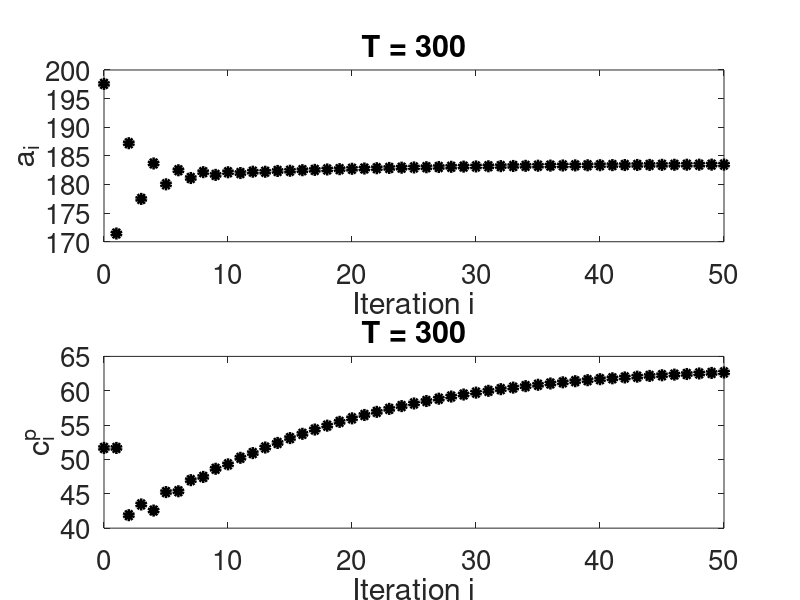
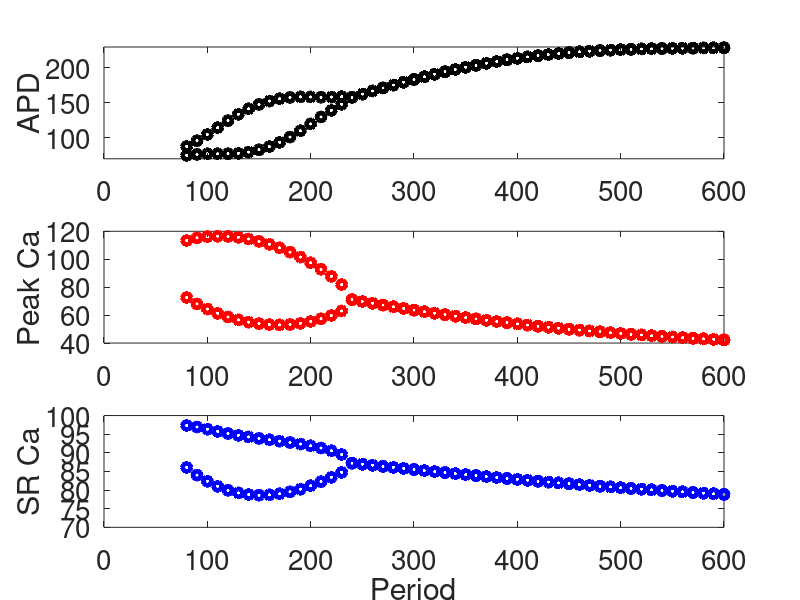
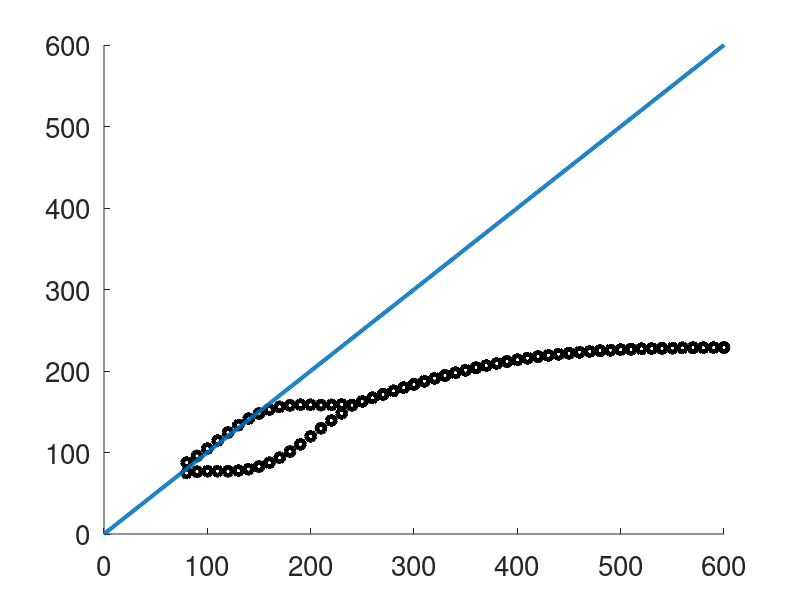
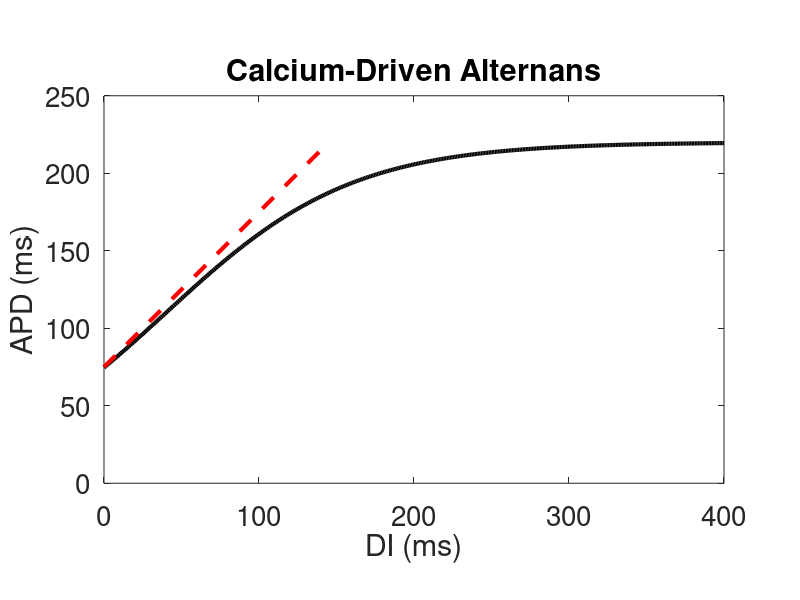

MATLAB code to generate these figures, in order: (Note: this script raises an error after producing the figures.)
set(0,'defaultlinelinewidth',3)
set(0,'defaultaxesfontsize',20)
%set(0,'defaultfontsize',20) %will this affect legends? Previous line
%doesn't. 
% UCLA calcium map
% from PRE 75, 011927 (2007)
% variables:
% a: APD
% d: DI
% cp: peak Ca
% r: Ca released; difference between peak Ca and prev ca (end of prev)
% c: ca just before next stimulus
% l: SR calcium load just before next stimulus
% T: period of stimulation

%clear variables


fixedptfolder = 'fixedptfolder/'; % folder where fixed point values will be saved
Jacfolder = 'Jacfolder/'; % folder where jacobians will be saved
Eigfolder = 'Eigfolder/'; % folder where eigenvalues will be saved


% number of iterations
niters = 1000;

% initial values

% % set parameter values
% % Seth's values; vary nu 0.1, 0.28, 0.4, 0.7
gamma = 0.001;% can be 0 or negative
A0 = 220; D0 = 40; tau0 = 30; A1 = 0; D1 = 60; tau1 = 500; % steeper
%%A0 = 220; D0 = 40; tau0 = 60; A1 = 0; D1 = 60; tau1 = 500; % shallower
sigma = 0.5; tauq = 80; 
alpha = 0.036; lc = 93.5; beta = 5;
%rho = 0.15; tauu = 200;
rho=0.5; tauu=200;
nu = 0.1;%orig
%nu = 0.25;
c0h = 50; theta = 20;
kappa = 0.1; % or 0.5, or lower changes alternans in r from period-doubling bif.
eta = 0.1;%original % between -1 and 1
c0c = 28; eps = 2; tauc = 300;

parameterflag = 4; 

if parameterflag == 0
    parametersetname = ('Shallower (Restitution Curve)');
    tau0 = 60;    
elseif parameterflag == 1 %steep parameters
    parametersetname = 'Voltage-Driven Alternans';%'Steep Restitution Curve';% voltage driven alternans
    
elseif parameterflag == 2 %quasiperiodicity 
    parametersetname = 'Quasiperiodicity (Restitution Curve)';
    eta = -0.5;
elseif parameterflag == 3 %And, of course, the biphasic restitution curve wreaks much havoc.
    parametersetname = 'Biphasic (Restitution Curve)';
    tau0 = 60;
    A1 = 60;
elseif parameterflag == 4
    parametersetname = 'Calcium-Driven Alternans';%'('Shallow Restitution, Ca-induced');
    tau0 = 60;
    nu = 0.4;
elseif parameterflag == 5 
    parametersetname = ('Shallow, Ca-induced, Neg Coup');
    tau0 = 60;    
    nu = 0.4;
    gamma = -0.001;
elseif parameterflag == 6 %steep restitution + Ca-induced
    parametersetname = 'Steep + Ca';
    nu = 0.4;
elseif parameterflag == 7
    parametersetname = ('Shallow Restitution, Ca-induced 2');
    tau0 = 60;
    gamma = 0.005;
elseif parameterflag == 8
    parametersetname = ('Shallow Restitution, Ca-induced 3');
    tau0 = 60;
    nu = 0.7;
elseif parameterflag == 9
    parametersetname = ('\nu = 0.35');
    nu=0.35;
elseif parameterflag == 10
    parametersetname = ('\tau_0 = 20');
    tau0=20;

else
    disp('flag not recognized')
end



% period of stimulation
%T = 220;
%Tarray=[500:-50:300 290:-10:200];
Tarray=[600:-10:80];
%Tarray = 200;

nT = length(Tarray);
cumcpsave=zeros(nT,niters+1);
cumasave=zeros(nT,niters+1);
cumbsave=zeros(nT,niters+1);
cumrsave=zeros(nT,niters+1);
cumlsave=zeros(nT,niters+1);
cumdsave=zeros(nT,niters+1);%new

% define functions
f = @(d) A0 * (1 - 1./(1+exp((d-D0)/tau0))) + A1 * exp(-((d-D1).^2)./tau1);
%q = @(d) 1-sigma*exp(-d/tauq);
%g = @(l) l*(1 - (1-alpha)/(1+exp((l-lc)/beta)));
%h = @(cp) nu * cp * (1-1/(1+exp((cp-c0h)/theta)));
%u_func = @(T) (1-rho*exp(-T/tauu));
%c_func = @(T) c0c*(1+eps*exp(-T/tauc));

for k=1:nT
    T=Tarray(k);
    % initial values: trying some 
%     a_old = 250; % APD
%     b_old = 120; % total Ca in cell
%     r_old = 5;  % SR Ca release
%     l_old = 80;  % SR Ca load in
    % initial values: from a no-alt case before alt
    a_old = 197.57; % APD
    b_old = 117.09; % total Ca in cell
    r_old = 2.3762;  % SR Ca release
    l_old = 67.791;  % SR Ca load in

    c_old = b_old - l_old;
    cp_old = c_old + r_old;
    asave=zeros(niters+1,1);
    cpsave=asave;
    bsave=cpsave; rsave=cpsave; lsave=cpsave; dsave = cpsave;
    cpsave(1,1)=cp_old;
    asave(1,1)=a_old;
    bsave(1,1)=b_old;
    rsave(1,1)=r_old;
    lsave(1,1)=l_old;
    %dsave(1,1)=d_old; %new
    
    for j=1:niters
         d_old = T - a_old; %new
         dsave(1,1)=d_old; %new
    
%        c_old = b_old - l_old;
%        cp_new = (b_old - l_old) + r_old;
%        u_new = (1-rho*exp(-T/tauu)) * (nu * ((b_old - l_old) + r_old) * (1-1/(1+exp((((b_old - l_old) + r_old)-c0h)/theta))));
        r_new = (1-sigma*exp(-(T - a_old)/tauq)) * (l_old*(1 - (1-alpha)/(1+exp((l_old-lc)/beta))));
        %    a_new = f(d_old) + p(cp_new) * a_new % will need to rearrange
        a_new = (A0 * (1 - 1./(1+exp(((T - a_old)-D0)/tau0))) + A1 * exp(-(((T - a_old)-D1).^2)./tau1)) / (1 - gamma*((b_old - l_old) + r_new));
        b_new = b_old - kappa*((b_old - l_old) - (c0c*(1+eps*exp(-T/tauc)))) + eta*(((A0 * (1 - 1./(1+exp(((T - a_old)-D0)/tau0))) + A1 * exp(-(((T - a_old)-D1).^2)./tau1)) / (1 - gamma*((b_old - l_old) + r_new))) - a_old);
        l_new = l_old - ((1-sigma*exp(-(T - a_old)/tauq)) * (l_old*(1 - (1-alpha)/(1+exp((l_old-lc)/beta))))) + ((1-rho*exp(-T/tauu)) * (nu * ((b_old - l_old) + r_new) * (1-1/(1+exp((((b_old - l_old) + r_new)-c0h)/theta)))));
        
        % save updated values
        cpsave(j+1,1) = (b_old - l_old) + r_old;
        asave(j+1,1) = a_new;
        bsave(j+1,1) = b_new;
        rsave(j+1,1) = r_new;
        lsave(j+1,1) = l_new;
        dsave(j+1,1) = d_old;%new
        
        % overwrite "old"
        %    cp_old = cp_new;
        a_old = a_new;
        b_old = b_new;
        r_old = r_new;
        l_old = l_new;
    end
    cumcpsave(k,:)=cpsave;
    cumasave(k,:)=asave;
    cumbsave(k,:)=bsave;
    cumlsave(k,:)=lsave;
    cumrsave(k,:)=rsave;
    cumdsave(k,:)=dsave;%new
end
    

iters=0:niters;
set(0,'defaultaxesfontsize',20)


p1 = figure(1);
ib=niters-8;ie=niters+1;
subplot(3,1,1)
plot(Tarray,cumasave(:,ib:ie),'ko')
ylabel('APD')
ylim([floor(min(min(cumasave(:,ib:ie))/10))*10 ceil(max(max(cumasave(:,ib:ie)))/10)*10])
subplot(3,1,2)
plot(Tarray,cumcpsave(:,ib:ie),'ro')
ylabel('Peak Ca')
ylim([floor(min(min(cumcpsave(:,ib:ie))/10))*10 ceil(max(max(cumcpsave(:,ib:ie)))/10)*10])
subplot(3,1,3)
plot(Tarray,cumlsave(:,ib:ie),'bo')
xlabel('Period'),ylabel('SR Ca')
ylim([floor(min(min(cumlsave(:,ib:ie))/10))*10 ceil(max(max(cumlsave(:,ib:ie)))/10)*10])
%saveas(gcf,'fig1cumsave.png')


% Plot of 2:1 regime
mm = 0:600;
nn = 0:600;
figure()
hold on
plot(Tarray,cumasave(:,ib:ie),'ko')
plot(mm,nn)
%ylim([floor(min(min(cumasave(:,ib:ie))/10))*10 ceil(max(max(cumasave(:,ib:ie)))/10)*10])
%xlim([floor(min(min(cumasave(:,ib:ie))/10))*10 ceil(max(max(cumasave(:,ib:ie)))/10)*10])


iiter = 31;
p2 = figure();
subplot(2,1,1)
plot(iters,cumasave(iiter,:),'ko','markerfacecolor','k')
%legend('APD','Total Ca'),legend boxoff
xlabel('Iteration i'),ylabel('a_i')
titlestring = ['T = ' num2str(Tarray(iiter))]
title(titlestring)
xlim([0 50])

subplot(2,1,2)
plot(iters,cumcpsave(iiter,:),'ko','markerfacecolor','k')
%legend('Peak Ca','SR Ca','Ca rel'),legend boxoff
xlabel('Iteration i'),ylabel('c^p_{i}')
title(titlestring)
xlim([0 50])
saveas(gcf,'fig2cumsave.png')
% 
% p3 = figure();
% subplot(2,1,1)
% plot(iters,cumasave(iiter,:),'k.')
% ylabel('APD')
% xlabel('Iteration')%,ylabel('APD')
% titlestring = ['T = ' num2str(Tarray(iiter))]
% title(titlestring)
% 
% subplot(2,1,2)
% plot(iters,cumcpsave(iiter,:),'k.')
% ylabel('Peak Ca')
% xlabel('Iteration')%,ylabel('APD')
% 

%%
%p4 = figure();
% subplot(2,1,1)
% plot(iters(1:end-1),abs(cumasave(iiter,2:end)-cumasave(iiter,1:end-1)),'k.')
% ylabel('\DeltaAPD')
% xlabel('Iteration')%,ylabel('APD')
% titlestring = ['T = ' num2str(T)]
% title(titlestring)
% 
% subplot(2,1,2)
% plot(iters(1:end-1),abs(cumcpsave(iiter,2:end)-cumcpsave(iiter,1:end-1)),'k.')
% ylabel('\Deltac^p')
% xlabel('Iteration')%,ylabel('APD')
%%



set(0,'defaultaxesfontsize',20)
figure()
DIarray = [0:400];
plot(DIarray,f(DIarray),'k-',[0 140],[75 215],'r--')
ylabel('APD (ms)')
xlabel('DI (ms)')
daspect([1 1 1])
ylim([0 250])
title(parametersetname)
%saveas(gcf,'figdisave.png')
%%

% y = [r; a; b; l];


%T = 250;
Tarray= [600:-10:80];

Tlength     = length(Tarray);
fixedptsave = zeros(4,Tlength);

RK1save     = zeros(1,Tlength);
RK2save     = zeros(1,Tlength);
RK3save     = zeros(1,Tlength);
RK4save     = zeros(1,Tlength);
RK5save     = zeros(1,Tlength);
RK6save     = zeros(1,Tlength);
RK7save     = zeros(1,Tlength);
RK8save     = zeros(1,Tlength);
RK9save     = zeros(1,Tlength);
RK10save    = zeros(1,Tlength);
RK11save    = zeros(1,Tlength);
RK12save    = zeros(1,Tlength);
RK13save    = zeros(1,Tlength);
RK14save    = zeros(1,Tlength);
RK15save    = zeros(1,Tlength);

MSV1save    = zeros(1,Tlength);
MSV2save    = zeros(1,Tlength);
MSV3save    = zeros(1,Tlength);
MSV4save    = zeros(1,Tlength);
MSV5save    = zeros(1,Tlength);
MSV6save    = zeros(1,Tlength);
MSV7save    = zeros(1,Tlength);
MSV8save    = zeros(1,Tlength);
MSV9save    = zeros(1,Tlength);
MSV10save   = zeros(1,Tlength);
MSV11save   = zeros(1,Tlength);
MSV12save   = zeros(1,Tlength);
MSV13save   = zeros(1,Tlength);
MSV14save   = zeros(1,Tlength);
MSV15save   = zeros(1,Tlength);

fperrornorm = zeros(1,Tlength); % store fixed-point error norms

fperrormax  = 10^-4; % maxiumum acceptable size for fixed-point error norm
epsln       = 10^-5; % Jacobian step size

% jacfwdsave  = cell(4,Tlength);
% jacbacksave = cell(4,Tlength);
% jacsave     = cell(4,Tlength);  
jacfwdsave  = cell(1,Tlength);
jacbacksave = cell(1,Tlength);
jacsave     = cell(1,Tlength); 

Esave       = zeros(4,Tlength); 
ReEsave     = zeros(4,Tlength);
ImEsave     = zeros(4,Tlength);
EModsave    = zeros(4,Tlength);

Vsave      = cell(Tlength);
alleigsave = cell(Tlength);
alleigsabs = cell(Tlength);
Wsave      = cell(Tlength);

mjjsave    = zeros(4,Tlength);
%nT = length(Tarray);
%Csave = cell(nT);

%R1save(counter1,counter2) = R1;
for counter1 = 1:length(Tarray)
    T = Tarray(counter1)
% Vary additional parameters
% eta = 0:0.1:1;
% nu  = 0:0.1:1;
% 
% etalength = length(eta);
% nulength = length(nu);
% Csave = cell(etalength,nulength);
% R1save = zeros(etalength,nulength);
% R2save = zeros(etalength,nulength);
% R3save = zeros(etalength,nulength);
% R4save = zeros(etalength,nulength);
% R5save = zeros(etalength,nulength);
% fperrornorm = zeros(etalength,nulength); % store fixed-point error norms



% standard iterating function
% ff = @(y) [(1-sigma*exp(-(T - y(2))/tauq)) * (y(4)*(1 - (1-alpha)/(1+exp((y(4)-lc)/beta))));
%           (A0 * (1 - 1./(1+exp(((T - y(2))-D0)/tau0))) + A1 * exp(-(((T - y(2))-D1).^2)./tau1)) / (1 - gamma*((y(3) - y(4)) + y(1)));
%           y(3) - kappa*((y(3) - y(4)) - (c0c*(1+eps*exp(-T/tauc)))) + eta*(((A0 * (1 - 1./(1+exp(((T - y(2))-D0)/tau0))) + A1 * exp(-(((T - y(2))-D1).^2)./tau1)) / (1 - gamma*((y(3) - y(4)) + y(1)))) - y(2));
%           y(4) - ((1-sigma*exp(-(T - y(2))/tauq)) * (y(4)*(1 - (1-alpha)/(1+exp((y(4)-lc)/beta))))) + ((1-rho*exp(-T/tauu)) * (nu * ((y(3) - y(4)) + y(1)) * (1-1/(1+exp((((y(3) - y(4)) + y(1))-c0h)/theta)))))];

% updated version
ff = @(y) [
(1-sigma*exp(-(T - y(2))/tauq)) ...
    * (y(4)*(1 - (1-alpha)/(1+exp((y(4)-lc)/beta))));
(A0 * (1 - 1./(1+exp(((T - y(2))-D0)/tau0))) ...
    + A1 * exp(-(((T - y(2))-D1).^2)./tau1)) / ...
    (1 - gamma*((y(3) - y(4)) + (1-sigma*exp(-(T - y(2))/tauq)) ...
    * (y(4)*(1 - (1-alpha)/(1+exp((y(4)-lc)/beta))))));
y(3) - kappa*((y(3) - y(4)) ...
    - (c0c*(1+eps*exp(-T/tauc)))) ...
    + eta*(((A0 * (1 - 1./(1+exp(((T - y(2))-D0)/tau0))) ...
    + A1 * exp(-(((T - y(2))-D1).^2)./tau1)) / ...
    (1 - gamma*((y(3) - y(4)) + (1-sigma*exp(-(T - y(2))/tauq)) ...
    * (y(4)*(1 - (1-alpha)/(1+exp((y(4)-lc)/beta))))))) - y(2));
y(4) - ((1-sigma*exp(-(T - y(2))/tauq)) ...
    * (y(4)*(1 - (1-alpha)/(1+exp((y(4)-lc)/beta))))) ...
    + ((1-rho*exp(-T/tauu)) * (nu * ((y(3) - y(4)) + (1-sigma*exp(-(T - y(2))/tauq)) ...
    * (y(4)*(1 - (1-alpha)/(1+exp((y(4)-lc)/beta))))) ...
    * (1-1/(1+exp((((y(3) - y(4)) + (1-sigma*exp(-(T - y(2))/tauq)) ...
    * (y(4)*(1 - (1-alpha)/(1+exp((y(4)-lc)/beta)))))-c0h)/theta)))))];
            
% f=y -> f - y for finding fixed points
% gg = @(y) [((1-sigma*exp(-(T - y(2))/tauq)) * (y(4)*(1 - (1-alpha)/(1+exp((y(4)-lc)/beta)))))-y(1);
%           ((A0 * (1 - 1./(1+exp(((T - y(2))-D0)/tau0))) + A1 * exp(-(((T - y(2))-D1).^2)./tau1)) / (1 - gamma*((y(3) - y(4)) + y(1)))) - y(2);
%           (y(3) - kappa*((y(3) - y(4)) - (c0c*(1+eps*exp(-T/tauc)))) + eta*(((A0 * (1 - 1./(1+exp(((T - y(2))-D0)/tau0))) + A1 * exp(-(((T - y(2))-D1).^2)./tau1)) / (1 - gamma*((y(3) - y(4)) + y(1)))) - y(2))) - y(3);
%           (y(4) - ((1-sigma*exp(-(T - y(2))/tauq)) * (y(4)*(1 - (1-alpha)/(1+exp((y(4)-lc)/beta))))) + ((1-rho*exp(-T/tauu)) * (nu * ((y(3) - y(4)) + y(1)) * (1-1/(1+exp((((y(3) - y(4)) + y(1))-c0h)/theta)))))) - y(4); ]

% updated version
gg = @(y) [
(1-sigma*exp(-(T - y(2))/tauq)) ...
    * (y(4)*(1 - (1-alpha)/(1+exp((y(4)-lc)/beta))));
(A0 * (1 - 1./(1+exp(((T - y(2))-D0)/tau0))) ...
    + A1 * exp(-(((T - y(2))-D1).^2)./tau1)) / ...
    (1 - gamma*((y(3) - y(4)) + (1-sigma*exp(-(T - y(2))/tauq)) ...
    * (y(4)*(1 - (1-alpha)/(1+exp((y(4)-lc)/beta))))));
y(3) - kappa*((y(3) - y(4)) ...
    - (c0c*(1+eps*exp(-T/tauc)))) ...
    + eta*(((A0 * (1 - 1./(1+exp(((T - y(2))-D0)/tau0))) ...
    + A1 * exp(-(((T - y(2))-D1).^2)./tau1)) / ...
    (1 - gamma*((y(3) - y(4)) + (1-sigma*exp(-(T - y(2))/tauq)) ...
    * (y(4)*(1 - (1-alpha)/(1+exp((y(4)-lc)/beta))))))) - y(2));
y(4) - ((1-sigma*exp(-(T - y(2))/tauq)) ...
    * (y(4)*(1 - (1-alpha)/(1+exp((y(4)-lc)/beta))))) ...
    + ((1-rho*exp(-T/tauu)) * (nu * ((y(3) - y(4)) + (1-sigma*exp(-(T - y(2))/tauq)) ...
    * (y(4)*(1 - (1-alpha)/(1+exp((y(4)-lc)/beta))))) ...
    * (1-1/(1+exp((((y(3) - y(4)) + (1-sigma*exp(-(T - y(2))/tauq)) ...
    * (y(4)*(1 - (1-alpha)/(1+exp((y(4)-lc)/beta)))))-c0h)/theta)))))];
      
fsolve(gg,[50;50;50;50])

hh=@(y) ff(y)-y
%hh=@(y) ff(ff(y))-y   % this one will solve alternans states
if(counter1==1)
%    initialguess = [50;50;50;50];
    initialguess = [4;100;150;100];
else
    initialguess = fixedptsave(:,counter1-1);
end
options = optimoptions('fsolve','Display','iter');
%[rr,qq1]=fsolve(hh,initialguess,options)
qq1=fsolve(hh,initialguess);
qq2=qq1;

%[x,fval] = fsolve(@myfun,x0,)

%qq2=ff(qq1) % this would find the other alternans value by iterating once
% ff(qq2)
%qq1-ff(qq1) % check the difference, this should be ~0 (for period-1)


% B Matrix
B1  = [1;1;1;1];
B2  = [1;0;0;0];
B3  = [0;1;0;0];
B4  = [0;0;1;0];
B5  = [0;0;0;1];
B6  = [1;1;0;0];
B7  = [0;0;1;1];
B8  = [0;1;1;0];
B9  = [1;0;1;0];
B10 = [0;1;0;1];
B11 = [1;0;0;1];
B12 = [0;1;1;1];
B13 = [1;0;1;1];
B14 = [1;1;0;1];
B15 = [1;1;1;0];

% fperrornorm(counter1) = norm(ff(y)); %error
%         if fperrornorm(counter1) > fperrormax % stop if error is too large
%             disp(['Fixed point error of ' num2str(fperrornorm(counter1)) ' exceeds threshold of ' num2str(fperrormax) '. Program will exit now.']);
%             return;
%         end
        

fixedpt = [qq2(1); qq2(2); qq2(3); qq2(4)];
fixedptsave(:,counter1) = fixedpt;



 myfilename=[fixedptfolder 'fixedpt' num2str(T) '_pflag' num2str(parameterflag)];
        save([myfilename '.mat'],'fixedpt','T','counter1','parameterflag')%%%



        diffeq_Conly = @(qq2) ff(qq2);
        
        % Forward-difference numerical Jacobian: 
        %jacfwd = diffjac_mod(fixedpt,diffeq_Conly,feval(diffeq_Conly,fixedpt),epsln); % Solve for empirical bcl-to-bcl Jacobian.
        jacfwd = diffjac_mod(fixedptsave(:,counter1),diffeq_Conly,feval(diffeq_Conly,fixedptsave(:,counter1)),epsln); % Solve for empirical bcl-to-bcl Jacobian.
        jacfwdsave{counter1} = jacfwd;
        %jacfwdsave = jacfwd;

        
        % Backward-difference numerical Jacobian: 
        %jacback = diffjac_mod(fixedpt,diffeq_Conly,feval(diffeq_Conly,fixedpt),-epsln); % Solve for empirical bcl-to-bcl Jacobian.
        jacback = diffjac_mod(fixedptsave(:,counter1),diffeq_Conly,feval(diffeq_Conly,fixedptsave(:,counter1)),-epsln); % Solve for empirical bcl-to-bcl Jacobian.
        jacbacksave{counter1} = jacback;
        %jacbacksave = jacback;
        
        % Central-difference Jacobian
        jac               = (jacfwd+jacback)/2;
        %jacsave{counter1} = jac;
        jacsave = jac; 

        myfilename=[Jacfolder 'jac' num2str(T) '_pflag' num2str(parameterflag)];
        save([myfilename '.mat'],'jac','T','counter1','parameterflag')%%%


        
        
        %Eigenvalues
        E                    = sort(eig(jacsave));
        Esave(:,counter1)    = E ;
        Ereal                = real(E);
        ReEsave(:,counter1)  = Ereal ;
        ImE                  = imag(E);
        ImEsave(:,counter1)  = ImE ;
        EMod                 = abs(E);
        EModsave(:,counter1) = EMod;
        
        %Eigenvectors
%        [V, D]              = eig(jac);
        %Calculate the right eigenvectors, V, the eigenvalues, D, and the left eigenvectors, W.
        [V, D, W]            = eig(jac,'nobalance');
        alleigsave{counter1} = diag(D);
        alleigsabs{counter1} = abs(alleigsave{counter1});
        Wsave{counter1}      = W;
        Vsave{counter1}      = V;

        myfilename = [Eigfolder 'alleigsave' num2str(T) '_pflag' num2str(parameterflag)];
        save([myfilename '.mat'],'alleigsave','Wsave','Vsave','alleigsabs','T','counter1','parameterflag')%%%


         % Controllability Matrices
        K1  = [B1 jac*B1 jac^2*B1 jac^3*B1];
        K2  = [B2 jac*B2 jac^2*B2 jac^3*B2];%r
        K3  = [B3 jac*B3 jac^2*B3 jac^3*B3];%a
        K4  = [B4 jac*B4 jac^2*B4 jac^3*B4];%b
        K5  = [B5 jac*B5 jac^2*B5 jac^3*B5];%l
        K6  = [B6 jac*B6 jac^2*B6 jac^3*B6];
        K7  = [B7 jac*B7 jac^2*B7 jac^3*B7];
        K8  = [B8 jac*B8 jac^2*B8 jac^3*B8];
        K9  = [B9 jac*B9 jac^2*B9 jac^3*B9];
        K10 = [B10 jac*B10 jac^2*B10 jac^3*B10];
        K11 = [B11 jac*B11 jac^2*B11 jac^3*B11];
        K12 = [B12 jac*B12 jac^2*B12 jac^3*B12];
        K13 = [B13 jac*B13 jac^2*B13 jac^3*B13];
        K14 = [B14 jac*B14 jac^2*B14 jac^3*B14];
        K15 = [B15 jac*B15 jac^2*B15 jac^3*B15];

        % Minimum of the Singular Values of K
        MSV1                = min(svd(K1'*K1));
        MSV1save(counter1)  = MSV1;
        MSV2                = min(svd(K2'*K2));
        MSV2save(counter1)  = MSV2;
        MSV3                = min(svd(K3'*K3));
        MSV3save(counter1)  = MSV3;
        MSV4                = min(svd(K4'*K4));
        MSV4save(counter1)  = MSV4;
        MSV5                = min(svd(K5'*K5));  
        MSV5save(counter1)  = MSV5;
        MSV6                = min(svd(K6'*K6));
        MSV6save(counter1)  = MSV6;
        MSV7                = min(svd(K7'*K7));
        MSV7save(counter1)  = MSV7;
        MSV8                = min(svd(K8'*K8));
        MSV8save(counter1)  = MSV8;
        MSV9                = min(svd(K9'*K9));
        MSV9save(counter1)  = MSV9;
        MSV10               = min(svd(K10'*K10));
        MSV10save(counter1) = MSV10;
        MSV11               = min(svd(K11'*K11));
        MSV11save(counter1) = MSV11;
        MSV12               = min(svd(K12'*K12));
        MSV12save(counter1) = MSV12;
        MSV13               = min(svd(K13'*K13));
        MSV13save(counter1) = MSV13;
        MSV14               = min(svd(K14'*K14));
        MSV14save(counter1) = MSV14;
        MSV15               = min(svd(K14'*K15));
        MSV15save(counter1)  = MSV15;
        
        % Ranks
        RK1               = rank(K1);
        RK1save(counter1) = RK1;
        RK2               = rank(K2);%r
        RK2save(counter1) = RK2;
        RK3               = rank(K3);%a
        RK3save(counter1) = RK3;
        RK4               = rank(K4);%b
        RK4save(counter1) = RK4;
        RK5               = rank(K5);%l
        RK5save(counter1) = RK5;
        RK6               = rank(K6);
        RK6save(counter1) = RK6;
        RK7               = rank(K7);
        RK7save(counter1) = RK7;
        RK8               = rank(K8);
        RK8save(counter1) = RK8;
        RK9               = rank(K9);
        RK9save(counter1) = RK9;
        RK10              = rank(K10);
        RK10save(counter1)= RK10;
        RK11              = rank(K11);
        RK11save(counter1)= RK11;
        RK12              = rank(K12);
        RK12save(counter1)= RK12;
        RK13              = rank(K13);
        RK13save(counter1)= RK13;
        RK14              = rank(K14);
        RK14save(counter1)= RK14;
        RK15              = rank(K15);
        RK15save(counter1)= RK15;
        
        save('jacsave.mat','jacsave');
        %load('jacsave')
        example = matfile('jacsave.mat');
         A = [     0   -0.0003       0  0.3966;
              0.2387   -0.0001  0.2387 -0.2387;
              0.0239   -0.1000  0.9239  0.0761;
              0.2479    0.0003  0.2479  0.3555]; 
        %A = example.jacsave;
        %
      %  numstep = 51;
        numstep = 53;
        x       = [1;1;1;1];
        for k = 1:numstep-1
          %  x(:,k+1) = jacsave*x(:,k); %correct one
            x(:,k+1) = A*x(:,k);
            %xsave = x
        end
        
end

%%
set(0,'defaultaxesfontsize',20);
set(0,'defaultlinelinewidth',2);

% figure()
% hold on
% for counter1 = 1:length(Tarray)
%     T = Tarray(counter1);
% plot(T,fixedptsave{counter1},'.','markerfacecolor','k')
% xlabel('Tarray'),ylabel('Fixed Points')
% legend('r','a','b','l','Location', 'Best')
% end

% figure()
% hold on
% plot(Tarray,fixedptsave(1,:),'b-o' )
% plot(Tarray,fixedptsave(2,:),'r-x')
% plot(Tarray,fixedptsave(3,:),'g-^')
% plot(Tarray,fixedptsave(4,:),'k-.')
% xlabel('Period','FontSize',14),ylabel('Fixed Points','FontSize',14)
% legend('r','a','b','l','Location', 'Best')
% grid on
% 
% figure()
% hold on
% plot(Tarray,Esave(1,:),'b-o' )
% plot(Tarray,Esave(2,:),'r-x')
% plot(Tarray,Esave(3,:),'g-^')
% plot(Tarray,Esave(4,:),'k-.')
% ylim([-1 1])
% xlabel('Period','FontSize',14),ylabel('Eigenvalues','FontSize',14)
% legend('Eig1','Eig2','Eig3','Eig4','Location', 'Best')
% grid on


% figure()
% plot(Tarray,Esave{counter1}(1,:), 'k.','markerfacecolor','k')
% xlabel('Tarray','FontSize',14),ylabel('Eigenvalues','FontSize',14)
% %legend({'MSV4','MSV5'},'Location', 'Best','FontSize',4)

% figure()
% %plot(Tarray,R1save,'k','markerfacecolor','k')
% plot(Tarray,MSV1save,Tarray,MSV2save,Tarray,MSV3save,Tarray,MSV4save,Tarray,...
%     MSV5save,Tarray,MSV6save,Tarray,MSV7save,Tarray,MSV8save,Tarray,MSV9save,...
%     Tarray,MSV10save,Tarray,MSV11save,Tarray,MSV12save,Tarray,MSV13save,...
%     Tarray,MSV14save,Tarray,MSV15save, 'k.','markerfacecolor','k')
% xlabel('Tarray','FontSize',14),ylabel('Minimum Singular Values','FontSize',14)
% legend({'MSV1','MSV2','MSV3','MSV4','MSV5','MSV6','MSV7','MSV8','MSV9','MSV10',...
%     'MSV11','MSV12','MSV13','MSV14','MSV15'},'Location', 'Best','FontSize',4)

% figure()
% hold on
% %plot(Tarray,R1save,'k','markerfacecolor','k')
% % plot(Tarray,MSV2save,Tarray,MSV3save,Tarray,MSV4save,Tarray,...
% %     MSV5save, 'k.','markerfacecolor','k')
% plot(Tarray,MSV2save,'b-o' )
% plot(Tarray,MSV3save,'r-x')
% plot(Tarray,MSV4save,'g-^')
% plot(Tarray,MSV5save,'k-.')
% set(gca, 'yscale', 'log')
% xlabel('Period','FontSize',14),ylabel('Minimum Singular Values','FontSize',14)
% legend({'MSV2','MSV3','MSV4','MSV5'},'Location', 'Best','FontSize',4)
% grid on
% 
% figure()
% subplot(3,1,1)
% hold on
% plot(Tarray,fixedptsave(1,:),'b-o' )
% plot(Tarray,fixedptsave(2,:),'r-x')
% plot(Tarray,fixedptsave(3,:),'g-^')
% plot(Tarray,fixedptsave(4,:),'k-.')
% %xlabel('Tarray','FontSize',14)
% ylabel('Fixed Points','FontSize',10)
% legend('r','a','b','l','Location', 'Best')
% grid on
% hold off
% 
% subplot(3,1,2)
% hold on
% plot(Tarray,Esave(1,:),'b-o' )
% plot(Tarray,Esave(2,:),'r-x')
% plot(Tarray,Esave(3,:),'g-^')
% plot(Tarray,Esave(4,:),'k-.')
% ylim([-1 1])
% %xlabel('Tarray','FontSize',14),
% ylabel('Eigenvalues','FontSize',10)
% legend('Eig1','Eig2','Eig3','Eig4','Location', 'Best')
% grid on
% hold off

% subplot(3,1,3)
% hold on
% plot(Tarray,MSV2save,'b-o' )
% plot(Tarray,MSV3save,'r-x')
% plot(Tarray,MSV4save,'g-^')
% plot(Tarray,MSV5save,'k-.')
% set(gca, 'yscale', 'log')
% xlabel('Period','FontSize',14)
% ylabel('Minimum Singular Values','FontSize',10)
% legend({'MSV2','MSV3','MSV4','MSV5'},'Location', 'Best')
% grid on
%hold off

%figure()
figure1 = figure('Position', [100, 10, 1024, 1200]);
ax1 = subplot(3,1,1);
hold on
plot(Tarray,fixedptsave(2,:),'ko','markerfacecolor','k')
plot(Tarray,fixedptsave(4,:),'rd','markerfacecolor','r')
plot(Tarray,fixedptsave(1,:),'bx' )
plot(Tarray,fixedptsave(3,:),'g^','markerfacecolor','g')
%xlabel('Tarray','FontSize',14)
ylabel('Fixed Points')
%%%legend('r','a','b','l','Location', 'Best')
%set(gca,'xtickMode', 'auto')
%set(gca,'XTick',[]);
%grid on
set(gca,'XTicklabel',[]);
%title(parametersetname)
hold off

% ax2=subplot(4,1,2);
% hold on
% plot(Tarray,ReEsave(1,:),'bo' )
% plot(Tarray,ReEsave(2,:),'bo')
% plot(Tarray,ReEsave(3,:),'bo')
% plot(Tarray,ReEsave(4,:),'bo')
% %ylim([-1 1])
% %xlabel('Tarray','FontSize',14),
% ylabel('Re(\lambda_{i})')
% %legend('Re1','Re2','Re3','Re4','Location', 'Best')
% grid on
% set(gca,'XTicklabel',[]);
% hold off

% subplot(3,1,2)
% hold on
% plot(Tarray,ImEsave(1,:),'b-o' )
% plot(Tarray,ImEsave(2,:),'r-x')
% plot(Tarray,ImEsave(3,:),'g-^')
% plot(Tarray,ImEsave(4,:),'k-.')
% set(gca, 'yscale', 'log')
% xlabel('Period','FontSize',14)
% ylabel('Im(Eigenvalue)','FontSize',10)
% legend({'Im1','Im2','Im3','Im4'},'Location', 'Best')
% grid on
% hold off

% ax3=subplot(4,1,3);
% hold on
% plot(Tarray,EModsave(1,:),'bo' )
% plot(Tarray,EModsave(2,:),'bo')
% plot(Tarray,EModsave(3,:),'bo')
% plot(Tarray,EModsave(4,:),'bo')
% %set(gca, 'yscale', 'log')
% %xlabel('Period','FontSize',14)
% ylabel('|\lambda_{i}|')
% %legend({'Mod1','Mod2','Mod3','Mod4'},'Location', 'Best')
% grid on
% set(gca,'XTicklabel',[]);
% %set(ax3,'xgrid','on');
% % ax3.XGrid = 'on';
% % ax3.YGrid = 'on';
% hold off


ax3 = subplot(3,1,2);
hold on
posreal1=find(ReEsave(1,:)>=0);
posreal2=find(ReEsave(2,:)>=0);
posreal3=find(ReEsave(3,:)>=0);
posreal4=find(ReEsave(4,:)>=0);
negreal1=find(ReEsave(1,:)<0);
negreal2=find(ReEsave(2,:)<0);
negreal3=find(ReEsave(3,:)<0);
negreal4=find(ReEsave(4,:)<0);
if (size(posreal1,2)>1),plot(Tarray(posreal1),EModsave(1,posreal1),'ko','markerfacecolor','k'),end
if (size(posreal2,2)>1),plot(Tarray(posreal2),EModsave(2,posreal2),'ko','markerfacecolor','k'),end
if (size(posreal3,2)>1),plot(Tarray(posreal3),EModsave(3,posreal3),'ko','markerfacecolor','k'),end
if (size(posreal4,2)>1),plot(Tarray(posreal4),EModsave(4,posreal4),'ko','markerfacecolor','k'),end
if (size(negreal1,2)>1),plot(Tarray(negreal1),EModsave(1,negreal1),'mo','markerfacecolor','r'),end
if (size(negreal2,2)>1),plot(Tarray(negreal2),EModsave(2,negreal2),'mo','markerfacecolor','r'),end
if (size(negreal3,2)>1),plot(Tarray(negreal3),EModsave(3,negreal3),'mo','markerfacecolor','r'),end
if (size(negreal4,2)>1),plot(Tarray(negreal4),EModsave(4,negreal4),'mo','markerfacecolor','r'),end
plot([ 0 600],[1 1],'k--')
%set(gca, 'yscale', 'log')
xlabel('Period (ms)')
ylabel('|\lambda_{i}|')
%legend({'Mod1','Mod2','Mod3','Mod4'},'Location', 'Best')
%grid on
%set(gca,'XTicklabel',[]);
%set(ax3,'xgrid','on');
% ax3.XGrid = 'on';
% ax3.YGrid = 'on';
hold off


ax4 = subplot(3,1,3);
hold on
semilogy(Tarray,MSV2save,'b-o' )
semilogy(Tarray,MSV3save,'r-x')
semilogy(Tarray,MSV4save,'g-^')
semilogy(Tarray,MSV5save,'k-.')
% plot(Tarray,MSV2save,'b-o' )
% plot(Tarray,MSV3save,'r-x')
% plot(Tarray,MSV4save,'g-^')
% plot(Tarray,MSV5save,'k-.')
% set(gca, 'yscale', 'log')
xlabel('Period (ms)','FontSize',14)
ylabel('\sigma_{min}')
%legend({'\sigma_{min,r}','\sigma_{min,a}','\sigma_{min,b}','\sigma_{min,l}'},'Location', 'Best')
legend({'r','a','b','l'},'Location', 'Best')
legend boxoff
hold off
linkaxes([ax1,ax3,ax4],'x')
set(gca,'XTickLabel');
%saveas(gcf,'figfxdpt,mod,eig.png')
%set(gcf,'position',[1.0000    1.0000  500  1000.0000])%

set(0,'defaultaxesfontsize',20)
figure(10)
mygreen=[0 0.7 0];
myxlims = [80 540];
set(gcf,'Position', [100, 10, 1024, 1200]);
ib=niters-8;ie=niters+1;
subplot(3,1,1)
plot(Tarray,cumasave(:,ib:ie),'ko','markerfacecolor','k')
ylabel('a_i (ms)')
xlim(myxlims)
ylim([floor(min(min(cumasave(:,ib:ie))/10))*10 ceil(max(max(cumasave(:,ib:ie)))/10)*10])
subplot(3,1,2)
plot(Tarray,cumcpsave(:,ib:ie),'ko','markerfacecolor','k')
ylabel('Ca_i^p (\muM)')
xlim(myxlims)
ylim([floor(min(min(cumcpsave(:,ib:ie))/10))*10 ceil(max(max(cumcpsave(:,ib:ie)))/10)*10])
subplot(3,1,3)
semilogy(Tarray,MSV3save,'ko','markerfacecolor','k')
hold on
semilogy(Tarray,MSV5save,'rd','markerfacecolor','r')
semilogy(Tarray,MSV2save,'bx','markerfacecolor','b')
semilogy(Tarray,MSV4save,'^','color',mygreen,'markerfacecolor',mygreen)
hold off
xlabel('Period (ms)','FontSize',14)
ylabel('\sigma_{min}')
xlim(myxlims)
ylim([1e-10 1e0])
%ylim([1e-9 1e0])
%legend({'\sigma_{min,r}','\sigma_{min,a}','\sigma_{min,b}','\sigma_{min,l}'},'Location', 'Best')
%legend({'a','l','r','b'},'Location', 'southoutside')
legend boxoff
%saveas(gcf,'figminsin.png')

set(0,'defaultaxesfontsize',20)
figure(6)
%plot(Tarray,R1save,'k','markerfacecolor','k')
plot(Tarray,RK1save,Tarray,RK2save,Tarray,RK3save,Tarray,RK4save,Tarray,...
    RK5save,Tarray,RK6save,Tarray,RK7save,Tarray,RK8save,Tarray,RK9save,...
    Tarray,RK10save,Tarray,RK11save,Tarray,RK12save,Tarray,RK13save,...
    Tarray,RK14save,Tarray,RK15save, 'k.','markerfacecolor','k')
xlabel('Period'),ylabel('Ranks')
legend({'RK1','RK2','RK3','RK4','RK5','RK6','RK7','RK8','RK9','RK10',...
    'RK11','RK12','RK13','RK14','RK15'},'Location', 'eastoutside')
grid on
%saveas(gcf,'figranks.png')


set(0,'defaultaxesfontsize',32)
set(0,'defaultlinelinewidth',3)
figure(7)
%MarkerSize = 80;
% ax = gca;
% ax.FontSize = 20;
plot(Tarray,RK2save,'b-o','markerfacecolor','b','MarkerSize',8)
hold on
plot(Tarray,RK3save,'r-o','markerfacecolor','r','MarkerSize',8)
plot(Tarray,RK4save,'g-x','markerfacecolor','g','MarkerSize',8)
plot(Tarray,RK5save,'k-.','markerfacecolor','k','MarkerSize',8)
xlabel('Period'),ylabel('Ranks')
legend({'r','a','b','l'},'Location', 'eastoutside')
%title(['Ranks for ' parametersetname, ], 'FontSize', 15);
title(['Ranks for ' parametersetname, ]);
grid on
hold off

set(0,'defaultaxesfontsize',20)
figure(8)
plot(Tarray,RK3save, 'r.','markerfacecolor','r')
xlabel('Period'),ylabel('Ranks')
legend({'RK3'},'Location', 'eastoutside')
grid on

set(0,'defaultaxesfontsize',20)
figure(9)
plot(Tarray,RK3save, 'k.','markerfacecolor','k')
xlabel('Period'),ylabel('Ranks')
legend({'RK3'},'Location', 'eastoutside')
grid on

%figure()
%hold on
%plot(Tarray, Vsave(:,1:end))
%cellfun(@plot,Vsave);
%plot(Tarray, Vsave(2,:))
%plot(Tarray, Vsave(3,:))
%plot(Tarray, Vsave(4,:))

%plot(Tarray,Vsave(1,:),'b-o' )
%plot(Tarray,Vsave(2,:),'r-x')
%plot(Tarray,Vsave(3,:),'g-^')
%plot(Tarray,Vsave(4,:),'k-.')
%ylim([-1 1])
%%legend('Eig1','Eig2','Eig3','Eig4','Location', 'Best')
grid on

% figure()
% plot(Tarray,R3save,Tarray,R4save,Tarray,R5save,'k','markerfacecolor','k')
% xlabel('Tarray'),ylabel('Ranks (R2)')


% figure()
% surf(Tarray,R1save(:,Tlength),R2save(:,Tlength));%shading interp
% xlabel('Tarray'),ylabel('Ranks (R1)'),zlabel('Ranks (R2)')
% 
% figure()
% surf(Tarray,R2save(:,Tlength),R1save(:,Tlength));%shading interp
% xlabel('Tarray'),ylabel('Ranks (R2)'),zlabel('Ranks (R1)')


% figure()
% surf(b1values,b2values,R2save);%shading interp
% xlabel('b1 Values'),ylabel('b2 Values'),zlabel('Ranks (R2)')
% 
% figure()
% surf(b1values,b2values,R3save);%shading interp
% xlabel('b1 Values'),ylabel('b2 Values'),zlabel('Ranks (R3)')
% 
% b2plotindex = 1; % Fix b2 value and plot ranks vs. b1
% figure()
% %plot(b1values,R1save,'m-s',b1values,R2save,'r-^',b1values,R3save,'b-o')
% plot(b1values,R1save(:,b2plotindex),'m-s',b1values,R2save(:,b2plotindex),'r-^',b1values,R3save(:,b2plotindex),'b-o')
% xlabel('b1 values '),ylabel('Rank Value')%,legend('R1save','R2save','R3save','location','best'),legend boxoff
% title(['Controllability ranks for b2 = ' num2str(b2values(b2plotindex))])
% legend('R1','R2','R3')
% T = 600;
% figure()
% hold on
% plot((1:numstep)*T, x(1,:),'bo')
% plot((1:numstep)*T, x(2,:),'ro')
% plot((1:numstep)*T, x(3,:),'go')
% plot((1:numstep)*T, x(4,:),'ko')
% xlabel('Time (ms)'),ylabel('x(k+1)') %miliseconds
% legend('r','a','b','l','Location', 'Best')

% figure()
% hold on
% plot((1:numstep)*600, x(1,:),'b')
% plot((1:numstep)*600, x(2,:),'r')
% plot((1:numstep)*600, x(3,:),'g')
% plot((1:numstep)*600, x(4,:),'k')
% xlabel('Time (ms)'),ylabel('x(k+1)') %miliseconds
% legend('r','a','b','l','Location', 'Best')
set(0,'defaultaxesfontsize',20)%%

%figure()
set(0,'defaultaxesfontsize',20)
figure1=figure('Position', [100, 10, 1024, 1200]);
ax1=subplot(4,1,1)
hold on
plot(Tarray,fixedptsave(1,:),'b-o' )
plot(Tarray,fixedptsave(2,:),'r-x')
plot(Tarray,fixedptsave(3,:),'g-^')
plot(Tarray,fixedptsave(4,:),'k-.')
%xlabel('Tarray','FontSize',14)
ylabel('Fixed Points','FontSize',10)
legend('r','a','b','l','Location', 'Best')
%set(gca,'xtickMode', 'auto')
%set(gca,'XTick',[]);
grid on
set(gca,'XTicklabel',[]);
hold off


ax2=subplot(4,1,2);
hold on
plot(Tarray,ReEsave(1,:),'bo' )
plot(Tarray,ReEsave(2,:),'bo')
plot(Tarray,ReEsave(3,:),'bo')
plot(Tarray,ReEsave(4,:),'bo')
%ylim([-1 1])
%xlabel('Tarray','FontSize',14),
ylabel('Re(\lambda_{i})','FontSize',10)
%legend('Re1','Re2','Re3','Re4','Location', 'Best')
grid on
set(gca,'XTicklabel',[]);
hold off

% subplot(3,1,2)
% hold on
% plot(Tarray,ImEsave(1,:),'b-o' )
% plot(Tarray,ImEsave(2,:),'r-x')
% plot(Tarray,ImEsave(3,:),'g-^')
% plot(Tarray,ImEsave(4,:),'k-.')
% set(gca, 'yscale', 'log')
% xlabel('Period','FontSize',14)
% ylabel('Im(Eigenvalue)','FontSize',10)
% legend({'Im1','Im2','Im3','Im4'},'Location', 'Best')
% grid on
% hold off

ax3=subplot(3,1,2);
hold on
posreal1=find(ReEsave(1,:)>=0);
posreal2=find(ReEsave(2,:)>=0);
posreal3=find(ReEsave(3,:)>=0);
posreal4=find(ReEsave(4,:)>=0);
negreal1=find(ReEsave(1,:)<0);
negreal2=find(ReEsave(2,:)<0);
negreal3=find(ReEsave(3,:)<0);
negreal4=find(ReEsave(4,:)<0);
if (size(posreal1,2)>1),plot(Tarray(posreal1),EModsave(1,posreal1),'ko','markerfacecolor','k'),end
if (size(posreal2,2)>1),plot(Tarray(posreal2),EModsave(2,posreal2),'ko','markerfacecolor','k'),end
if (size(posreal3,2)>1),plot(Tarray(posreal3),EModsave(3,posreal3),'ko','markerfacecolor','k'),end
if (size(posreal4,2)>1),plot(Tarray(posreal4),EModsave(4,posreal4),'ko','markerfacecolor','k'),end
if (size(negreal1,2)>1),plot(Tarray(negreal1),EModsave(1,negreal1),'mo','markerfacecolor','r'),end
if (size(negreal2,2)>1),plot(Tarray(negreal2),EModsave(2,negreal2),'mo','markerfacecolor','r'),end
if (size(negreal3,2)>1),plot(Tarray(negreal3),EModsave(3,negreal3),'mo','markerfacecolor','r'),end
if (size(negreal4,2)>1),plot(Tarray(negreal4),EModsave(4,negreal4),'mo','markerfacecolor','r'),end
plot([ 0 600],[1 1],'k--')
%set(gca, 'yscale', 'log')
xlabel('Period (ms)')
ylabel('|\lambda_{i}|')
%legend({'Mod1','Mod2','Mod3','Mod4'},'Location', 'Best')
%grid on
%set(gca,'XTicklabel',[]);
%set(ax3,'xgrid','on');
% ax3.XGrid = 'on';
% ax3.YGrid = 'on';
hold off

ax4=subplot(4,1,4);
hold on
plot(Tarray,MSV2save,'b-o' )
plot(Tarray,MSV3save,'r-x')
plot(Tarray,MSV4save,'g-^')
plot(Tarray,MSV5save,'k-.')
set(gca, 'yscale', 'log')
xlabel('Period','FontSize',14)
ylabel('\sigma_{min}','FontSize',10)
%legend({'\sigma_{min,r}','\sigma_{min,a}','\sigma_{min,b}','\sigma_{min,l}'},'Location', 'Best')
legend({'r','a','b','l'},'Location', 'Best')
grid on
hold off
linkaxes([ax1,ax2,ax3,ax4],'x')
set(gca,'XTickLabel');

set(0,'defaultaxesfontsize',32)
set(0,'defaultlinelinewidth',3)
figure()
%figure1=figure('Position', [100, 10, 1024, 1200]);
%ax1=subplot(4,1,1)
hold on
plot(Tarray,fixedptsave(1,:),'b-o' )
plot(Tarray,fixedptsave(2,:),'r-x')
plot(Tarray,fixedptsave(3,:),'g-^')
plot(Tarray,fixedptsave(4,:),'k-.')
%xlabel('Tarray','FontSize',14)
%ylabel('Fixed Points','FontSize',18)
ylabel('Fixed Points')
legend('r','a','b','l','Location', 'Best')
%set(gca,'xtickMode', 'auto')
%set(gca,'XTick',[]);
%plot([ 0 600],[1 1],'k--')
xlabel('Period (ms)')
grid on
%set(gca,'XTicklabel',[]);
hold off


%%%%%%%%%%%%%%%%%%%%%%%%%%%%%%%%%%%%%%%%%%%%%%%%%%%%%%%%%%%%%%%%%%%%%%
%set(0,'defaultaxesfontsize',20)
set(0,'defaultaxesfontsize',24)
set(0,'defaultlinelinewidth',3)
figure()
mygreen=[0 0.7 0];
myxlims = [80 540];
set(gcf,'Position', [100, 10, 1024, 1200]);
ib=niters-8;ie=niters+1;
ax1=subplot(3,1,1);
plot(Tarray,cumasave(:,ib:ie),'ko','markerfacecolor','k')
ylabel('a_i (ms)')
xlim(myxlims)
ylim([floor(min(min(cumasave(:,ib:ie))/10))*10 ceil(max(max(cumasave(:,ib:ie)))/10)*10])
ax2=subplot(3,1,2);
plot(Tarray,cumcpsave(:,ib:ie),'ro','markerfacecolor','r')
ylabel('Ca_i^p (\muM)')
xlim(myxlims)
ylim([floor(min(min(cumcpsave(:,ib:ie))/10))*10 ceil(max(max(cumcpsave(:,ib:ie)))/10)*10])
hold off
ax3=subplot(3,1,3);
hold on
plot(Tarray,MSV2save,'b-o' )
plot(Tarray,MSV3save,'r-x')
plot(Tarray,MSV4save,'g-^')
plot(Tarray,MSV5save,'k-.')
set(gca, 'yscale', 'log')
xlabel('Period')
ylabel('\sigma_{min}')
h = legend({'r','a','b','l'},'Location', 'Best')
legend boxoff
set(h,'FontSize',18);
grid on
hold off
ylim([1e-10 1e0])
linkaxes([ax1,ax2,ax3],'x')
set(gca,'XTickLabel');
